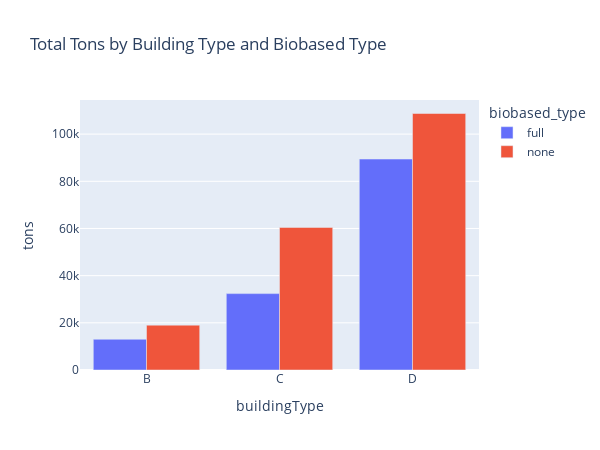

The notebook cell saved with this chart:
### Code cell
df = pd.read_csv('data/data_cleaned/buildingType_info.csv')
df = df[~df.tons.isna()]

grouped_data = df.groupby(['buildingType', 'biobased_type']).sum(numeric_only=True).reset_index()

fig = px.bar(grouped_data, x='buildingType', y='tons', color='biobased_type', barmode='group',
             title='Total Tons by Building Type and Biobased Type')
fig.update_layout(width=600, autosize=False)
fig.show()

### Figure 1 — Plotly figure (JSON) as saved in the notebook; plotly's stock layout.template omitted (floating-point values rounded to 4 significant figures)
{"data": [{"alignmentgroup": "True", "hovertemplate": "biobased_type=full<br>buildingType=%{x}<br>tons=%{y}<extra></extra>", "legendgroup": "full", "marker": {"color": "#636efa", "pattern": {"shape": ""}}, "name": "full", "offsetgroup": "full", "orientation": "v", "showlegend": true, "textposition": "auto", "type": "bar", "x": ["B", "C", "D"], "xaxis": "x", "y": [13040.0, 32390.0, 89430.0], "yaxis": "y"}, {"alignmentgroup": "True", "hovertemplate": "biobased_type=none<br>buildingType=%{x}<br>tons=%{y}<extra></extra>", "legendgroup": "none", "marker": {"color": "#EF553B", "pattern": {"shape": ""}}, "name": "none", "offsetgroup": "none", "orientation": "v", "showlegend": true, "textposition": "auto", "type": "bar", "x": ["B", "C", "D"], "xaxis": "x", "y": [19010.0, 60440.0, 108700.0], "yaxis": "y"}], "layout": {"autosize": false, "barmode": "group", "height": 450, "legend": {"title": {"text": "biobased_type"}, "tracegroupgap": 0}, "title": {"text": "Total Tons by Building Type and Biobased Type"}, "width": 600, "xaxis": {"anchor": "y", "autorange": true, "domain": [0, 1], "range": [-0.5, 2.5], "title": {"text": "buildingType"}, "type": "category"}, "yaxis": {"anchor": "x", "autorange": true, "domain": [0, 1], "range": [0, 114500.0], "title": {"text": "tons"}, "type": "linear"}}}
